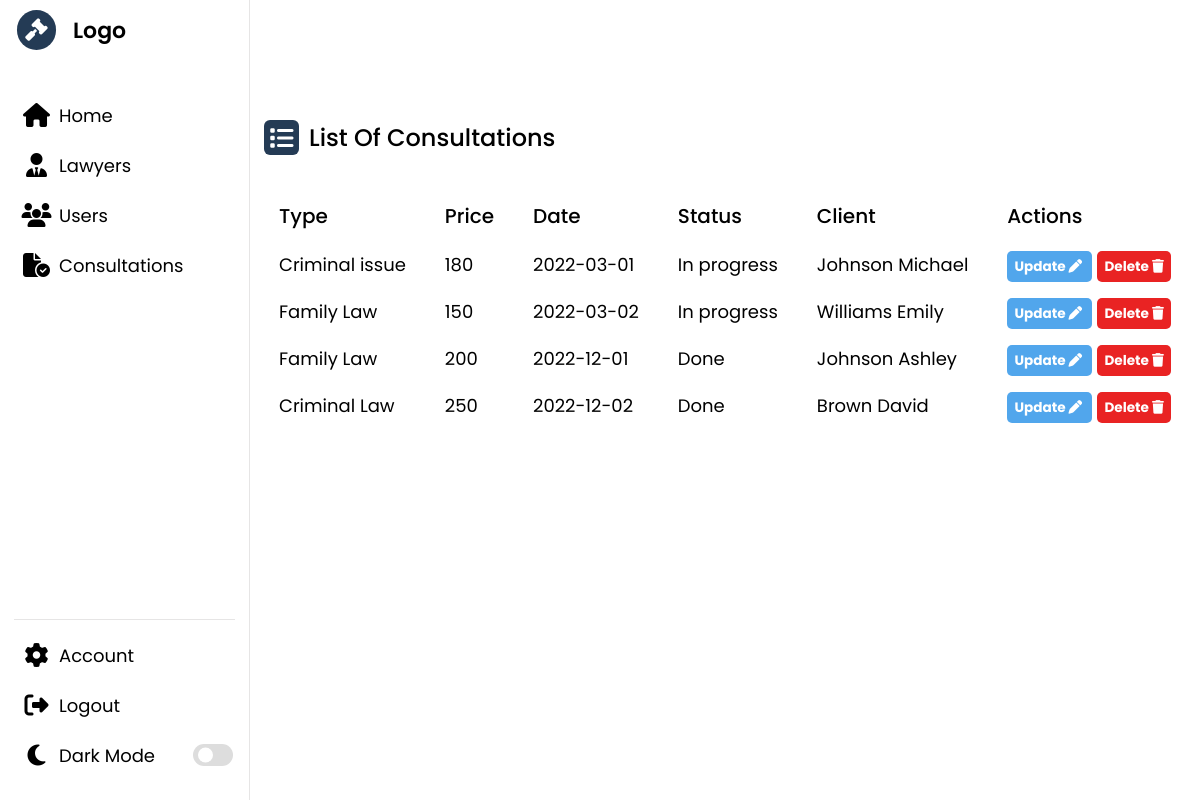
Page /admin/pages/consultation/consultation.php (signed in) on the earlier database version.
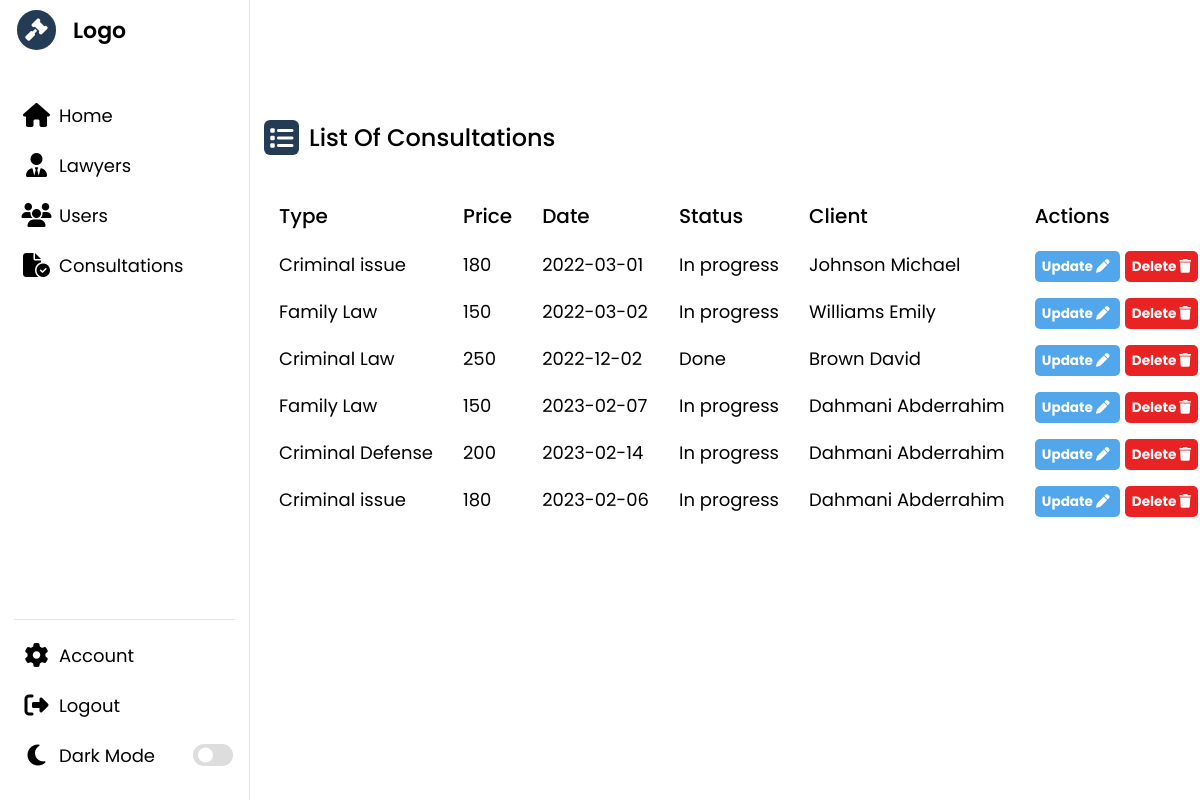
Same page on the later database version.
### tables this page shows
CREATE TABLE `consultationclient` (
  `idCon` int(11) NOT NULL,
  `idCli` int(11) NOT NULL,
  `isDone` tinyint(1) NOT NULL,
  `detail` text NOT NULL,
  `time` varchar(50) NOT NULL,
  `consultationDate` varchar(50) NOT NULL
);

CREATE TABLE `consultation` (
  `idC` int(11) NOT NULL,
  `type` varchar(50) NOT NULL,
  `prix` float NOT NULL
);

CREATE TABLE `client` (
  `idP` int(11) NOT NULL,
  `nomP` varchar(50) NOT NULL,
  `prenomP` varchar(50) NOT NULL,
  `gender` varchar(50) NOT NULL,
  `adresse` varchar(200) NOT NULL,
  `CNI` varchar(50) NOT NULL,
  `email` varchar(50) NOT NULL,
  `password` varchar(50) NOT NULL,
  `signupDate` date NOT NULL,
  `tel` varchar(15) NOT NULL,
  `photo` varchar(100) NOT NULL
);

### admin/pages/consultation/consultation.php (the view, shortened to what the changed rows need)
<!DOCTYPE html>
<html lang="en">
<head>
    <link rel="stylesheet" href="../../style.css" />
    <link rel="stylesheet" href="https://cdnjs.cloudflare.com/ajax/libs/font-awesome/6.2.1/css/all.min.css" />
</head>
<?php
if (isset($_SESSION['loggedAdmin']) && $_SESSION['loggedAdmin'] == true) {
?>
<body>
    <?php
        include($_SERVER['DOCUMENT_ROOT'] . "/lawyerProject/admin/assets/headerA.php");
        ?>
    <section class="dashboard">
        <div class="dash-content">
            <div class="activity">
                <div class="activity-data">
                    <div class="data">
                        <span class="data-title">Type</span>
                        <?php
                            $sql = "SELECT consultation.type, consultation.prix, consultationclient.consultationDate, client.nomP, client.prenomP
                FROM consultation
                JOIN consultationclient ON consultation.idC = consultationclient.idCon
                JOIN client ON consultationclient.idCli = client.idP";
                            $result = $conn->query($sql);
                            while ($row = $result->fetch_assoc()) {
                            ?>
                        <span class="data-list"><?php echo $row['type']; ?></span>
                        <?php
                            }
                            ?>
                    </div>
                    <div class="data">
                        <span class="data-title">Price</span>
                        <?php
                            $sql = "SELECT consultation.type, consultation.prix, consultationclient.consultationDate, client.nomP,client.prenomP
                FROM consultation
                JOIN consultationclient ON consultation.idC = consultationclient.idCon
                JOIN client ON consultationclient.idCli = client.idP";
                            $result = $conn->query($sql);
                            while ($row = $result->fetch_assoc()) {
                            ?>
                        <span class="data-list"><?php echo $row['prix']; ?></span>
                        <?php
                            }
                            ?>
                    </div>
                    <div class="data">
                        <span class="data-title">Date</span>
                        <?php
                            $sql = "SELECT consultation.type, consultation.prix, consultationclient.consultationDate, client.nomP,client.prenomP
                FROM consultation
                JOIN consultationclient ON consultation.idC = consultationclient.idCon
                JOIN client ON consultationclient.idCli = client.idP";
                            $result = $conn->query($sql);
                            while ($row = $result->fetch_assoc()) {
                            ?>
                        <span class="data-list"><?php echo $row['consultationDate']; ?></span>
                        <?php
                            }
                            ?>
                    </div>
                    <div class="data">
                        <span class="data-title">Status</span>
                        <?php
                            $sql = "SELECT consultation.type, isDone, consultation.prix, consultationclient.consultationDate, client.nomP,client.prenomP
                FROM consultation
                JOIN consultationclient ON consultation.idC = consultationclient.idCon
                JOIN client ON consultationclient.idCli = client.idP";
                            $result = $conn->query($sql);
                            while ($row = $result->fetch_assoc()) {
                            ?>
                        <span class="data-list">
                            <?php
                                    if ($row['isDone'] != 0) {
                                        echo "Done";
                                    } else {
                                        echo 'In progress';
                                    } ?>
                        </span>
                        <?php
                            }
                            ?>
                    </div>
                    <div class="data">
                        <span class="data-title">Client</span>
                        <?php
                            $sql = "SELECT consultation.type, consultation.prix, consultationclient.consultationDate, client.nomP,client.prenomP
                FROM consultation
                JOIN consultationclient ON consultation.idC = consultationclient.idCon
                JOIN client ON consultationclient.idCli = client.idP";
                            $result = $conn->query($sql);
                            while ($row = $result->fetch_assoc()) {
                            ?>
                        <span class="data-list"><?php echo $row['nomP'] . " " . $row['prenomP']; ?></span>
                        <?php
                            }
                            ?>
                    </div>
                    <div class="data">
                        <?php
                            $sql = "SELECT consultationclient.idCon,consultationclient.idCli, consultation.prix, consultationclient.consultationDate, client.nomP,client.prenomP
                FROM consultation
                JOIN consultationclient ON consultation.idC = consultationclient.idCon
                JOIN client ON consultationclient.idCli = client.idP";
                            $result = $conn->query($sql);
                            while ($row = $result->fetch_assoc()) {
                            ?>
                        <span class="data-list">
                            <a href="https://localhost/lawyerProject/admin/pages/consultation/update.php?idcon=<?php echo $row['idCon']; ?>&idcli=<?php echo $row['idCli']; ?>"
                                class="update-btn">
                                Update
                                <i class="fa-solid fa-pen"></i>
                            </a>
                            <a href="https://localhost/lawyerProject/admin/pages/consultation/consultation.php?idcon=<?php echo $row['idCon']; ?>&idcli=<?php echo $row['idCli']; ?>"
                                class="delete-btn">
                                Delete
                                <i class="fa-solid fa-trash"></i>
                            </a>
                        </span>
                        <?php
                            }
                            ?>
                    </div>
                </div>
            </div>
        </div>
    </section>
</body>
<?php
} else {
    header("location:https://localhost/lawyerProject/admin/login.php");
}
?>
</html>

Differences in the rows shown:
removed consultationclient: idCon.type "Family Law", idCon.prix "200", consultationDate "2022-12-01", isDone "Done", idCli.nomP "Johnson", idCli.prenomP "Ashley"
added consultationclient: idCon.type "Family Law", idCon.prix "150", consultationDate "2023-02-07", isDone "In progress", idCli.nomP "Dahmani", idCli.prenomP "Abderrahim"
added consultationclient: idCon.type "Criminal Defense", idCon.prix "200", consultationDate "2023-02-14", isDone "In progress", idCli.nomP "Dahmani", idCli.prenomP "Abderrahim"
added consultationclient: idCon.type "Criminal issue", idCon.prix "180", consultationDate "2023-02-06", isDone "In progress", idCli.nomP "Dahmani", idCli.prenomP "Abderrahim"
